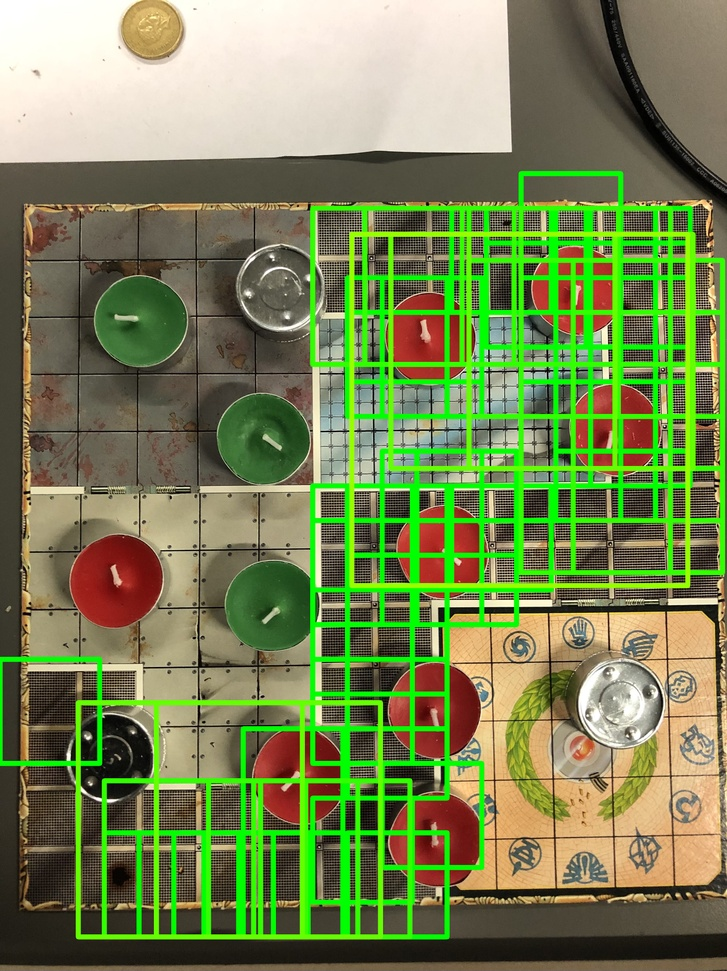
#> input picture PythonForCounting/test_img6_no_nms.jpg, 727 x 971 px, shrunk from 3014 x 4029 before the run
$ python -i unused_even_lighting.py   (imports and definitions only)
#> lines starting #> are read from the running program, lines starting #| are printed output that depends on the picture
#> further down, picture is the input picture: shape (971, 727, 3); mean B, G, R 82.3, 133.5, 118.3
import cv2 as cv
import numpy as np
import even_lighting as el
import math

def illumination_lpf_mean_hsl(input_image, kernel_size=1):
    """
    https://clouard.users.greyc.fr/Pantheon/experiments/illumination-correction/index-en.html
    https://www.sciencedirect.com/science/article/pii/S0030402619302359
    """
#> called with kernel_size = 1
    height, width, channels = input_image.shape
#> height = 971; width = 727; channels = 3
    output = np.zeros((height, width, channels), dtype=np.uint8)

    input_image_HLS = cv.cvtColor(input_image, cv.COLOR_BGR2HLS)
#> input_image_HLS: shape (971, 727, 3); mean of channels 0, 1, 2 28.1, 114.4, 108.1

    Lchannel = input_image_HLS[:, :, 1]
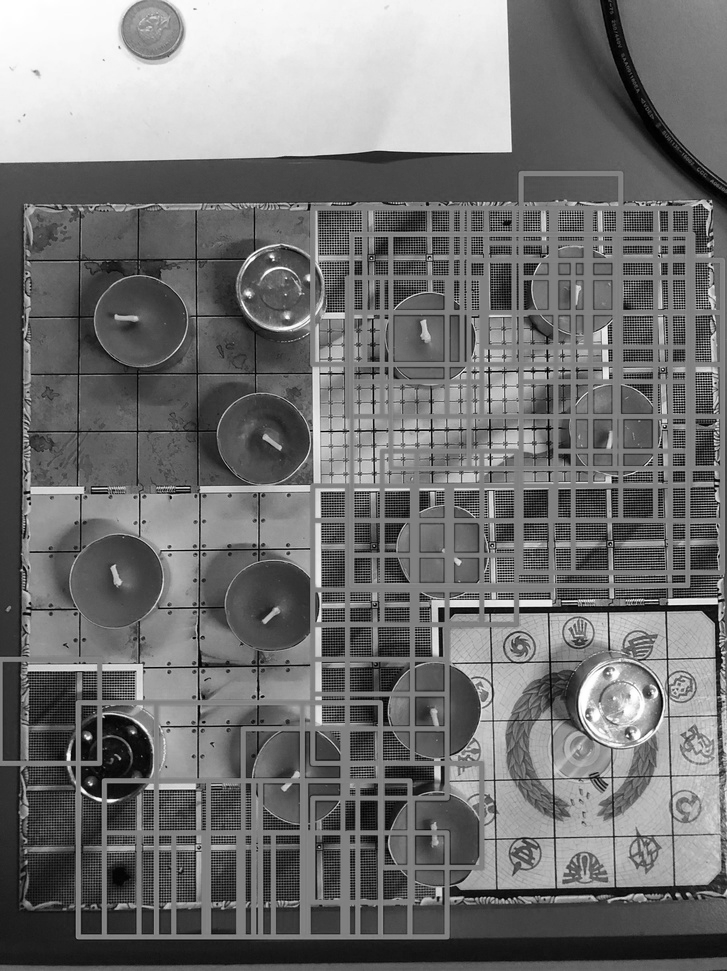
#> Lchannel: shape (971, 727); min 0, max 255, mean 114.4

    Lchannel_bth = black_top_hat_filter(Lchannel,kernel_size)
#> in black_top_hat_filter, `tophat_img = cv.morphologyEx(input_image, cv.MORPH_BLACKHAT, kernel)`: tophat_img: shape (971, 727); every value is 0
    Lchannel_bth_mean = Lchannel_bth.mean()
#> Lchannel_bth_mean = 0

    input_image_HLS[:,:,1] = input_image[:,:,1] - Lchannel_bth + Lchannel_bth_mean
#> input_image_HLS: shape (971, 727, 3); mean of channels 0, 1, 2 28.1, 133.5, 108.1

    output = cv.cvtColor(input_image_HLS, cv.COLOR_HLS2BGR)
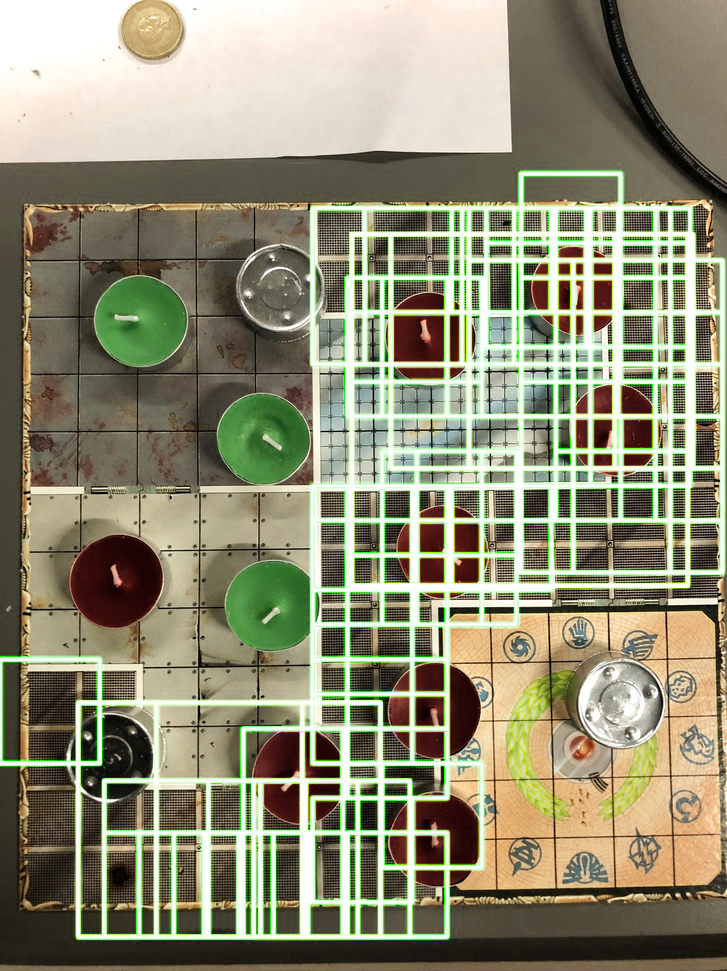
#> output: shape (971, 727, 3); mean B, G, R 115.3, 141.8, 143.6

    return output


# [45 lines left out: function illumination_low_pass_homomorphic, not called in this run]


def black_top_hat_filter(input_image, kernel_size):
    """
    https://www.geeksforgeeks.org/top-hat-and-black-hat-transform-using-python-opencv/
    """
    filter_size = (kernel_size, kernel_size)
    kernel = cv.getStructuringElement(cv.MORPH_RECT, filter_size)

    # Reading the image named 'input.jpg'

    # Applying the Top-Hat operation
    tophat_img = cv.morphologyEx(input_image, cv.MORPH_BLACKHAT, kernel)

    cv.imshow("original", input_image)
    cv.imshow("tophat", tophat_img)

    return tophat_img

>>> import cv2
>>> picture = cv2.imread('../test_img6_no_nms.jpg')
>>> result = illumination_lpf_mean_hsl(picture)
